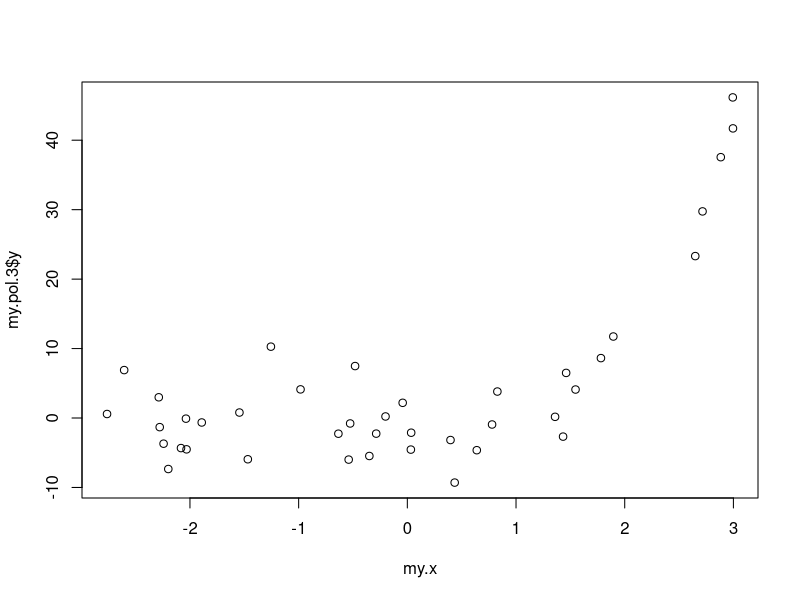
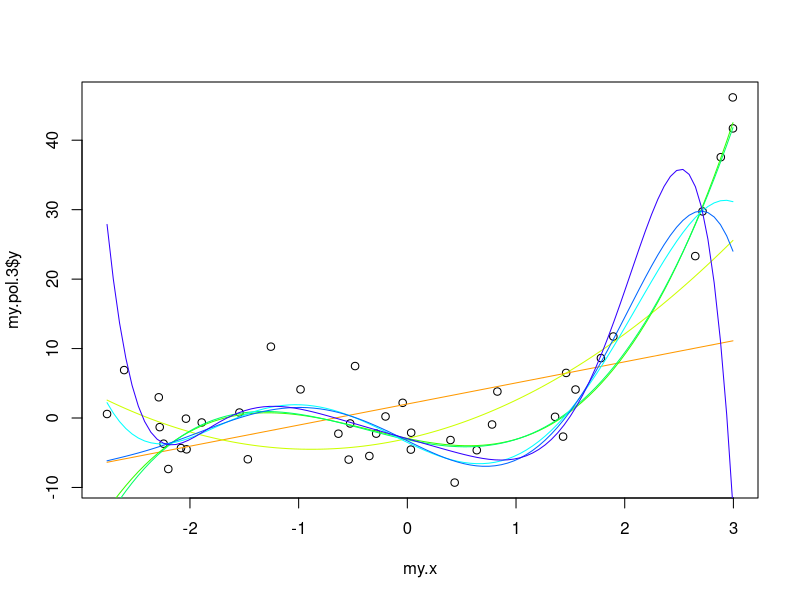

These charts were generated, in order, by the following R code:
# función que genera la distribución

get.pol.n <- function(x, parameters, std.dev.a, std.dev.b){
    y <- c()
    sigma <- c()
    for (value in x){
        my.sigma  <- std.dev.a + std.dev.b * value^2
        sigma <- c(sigma, my.sigma) 
        model <- 0 
        for (i in 1:length(parameters)){
            model <- model + parameters[i] * value^(i - 1)
            }
            y <- c(y, rnorm(1, model, my.sigma))        
    }
    my.out.table <- cbind(y, sigma)
    return(as.data.frame(my.out.table))
}

my.x <- runif(40, -3, 3)

pars = c(-2, -1, 2, 1)
sigma = 4

my.pol.3 <- get.pol.n(my.x, pars, sigma, 0)

plot(my.x, my.pol.3$y)

# función que máximiza la likelihood

my.ML <- function(vec.x, mat.y, grade){
    cov.y <- diag(mat.y$sigma)
    ones <- rep(c(1), length(vec.x))
    mat.x <- cbind(ones, vec.x)
    if (grade > 1){
        for (i in 2:grade){
            mat.x <- cbind(mat.x, vec.x^i)
        }
    }
    x.T <- t(mat.x)
    xT.cov.x <- solve(x.T %*% solve(cov.y) %*% mat.x)
    xT.cov.y <- x.T %*% solve(cov.y) %*% mat.y$y
    my.params <- xT.cov.x %*% xT.cov.y
    return(my.params)
}

# función que saca los parametros del ajuste a un polinomio de grado 'grade'

get.aplha <- function(vec.x, vec.y, grade){
    ones <- rep(c(1), length(vec.x))
    mat.x <- cbind(ones,vec.x)
    if (grade > 1){
        for (i in 2:grade){
            mat.x <- cbind(mat.x, vec.x^i)
        }
    }
    x.T.x <- solve(t(mat.x) %*% mat.x)
    all.x <- x.T.x %*% t(mat.x)
    alpha <- all.x %*% vec.y
    return(alpha)
}

# función que mide la distancia entre los puntos y la curva que máximiza la likelihood

my.loss <- function(vec.x, mat.y, pars){
    ones <- rep(c(1), length(vec.x))    
    mat.x <- cbind(ones, vec.x)
    if (length(pars) > 2){
        for (i in 2:(length(pars)-1)){
            mat.x <- cbind(mat.x, vec.x^i)
        }
    }
    fit.value <- mat.x %*% pars
    dist <- mat.y - fit.value
    return(sum(dist**2))
}

my.plotter <- function(the.alpha){
    cols <- rainbow(10)
    pars <- c(0,0,0,0,0,0,0,0)
    for (i in 1:length(the.alpha)){
        pars[i] = the.alpha[i]
    }
    curve(pars[1]*x**0 
        + pars[2]*x**1
        + pars[3]*x**2
        + pars[4]*x**3
        + pars[5]*x**4
        + pars[6]*x**5
        + pars[7]*x**6
        + pars[8]*x**7,
          add = T,
          col = cols[i])
}

# Pinto mis datos
plot(my.x, my.pol.3$y)

# Ajusto los primeros eventos de mis datos a polinomios de grado 1 -> 7

my.fit <- c()
my.dist <- c()
cols <- rainbow(10)

for (i in 1:7){
    print(i)
    fit <- get.aplha(my.x[1:20], my.pol.3[1:20,1], i)
    my.fit <- c(my.fit, fit)
    my.plotter(fit)
    print(fit)
    dist <- my.loss(my.x[21:40], my.pol.3[21:40,1], fit)
    my.dist <- c(my.dist, dist)
}
